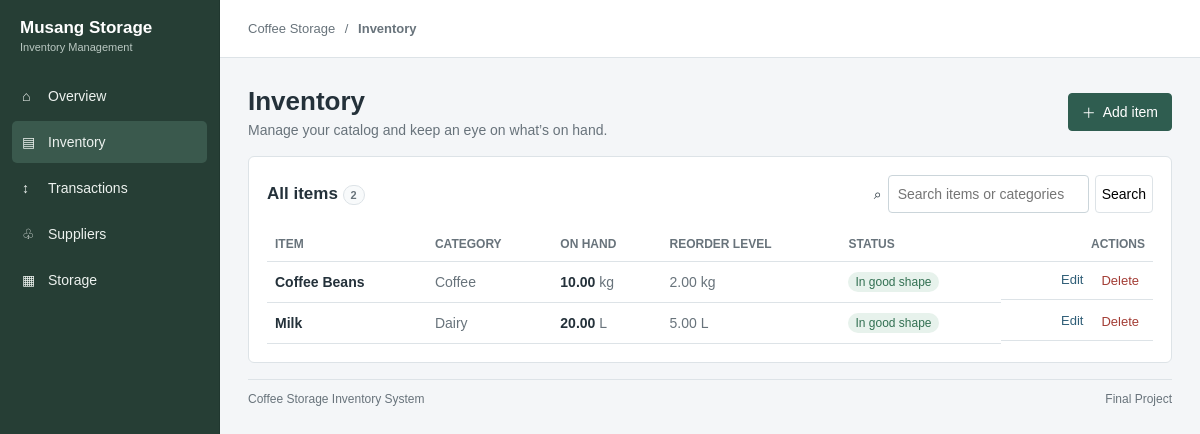
Screenshot of /?page=inventory with the database file from the repository.
### tables this page shows
CREATE TABLE items (
    item_id INT UNSIGNED AUTO_INCREMENT PRIMARY KEY,
    category_id INT UNSIGNED NOT NULL,
    item_name VARCHAR(150) NOT NULL UNIQUE,
    unit_of_measure VARCHAR(30) NOT NULL,
    reorder_level DECIMAL(10,2) NOT NULL DEFAULT 0.00,
    is_perishable TINYINT(1) NOT NULL DEFAULT 0,
    INDEX (category_id),
    CONSTRAINT fk_items_category
        FOREIGN KEY (category_id) REFERENCES categories(category_id)
);

### index.php (called while the page is built, shortened)
<?php
require __DIR__ . '/config/database.php';
require __DIR__ . '/includes/helpers.php';
$page = (string) ($_GET['page'] ?? 'dashboard');
require __DIR__ . '/includes/page_data.php';
require __DIR__ . '/includes/layout_header.php';
require __DIR__ . '/' . $page . '/index.php';
require __DIR__ . '/includes/layout_footer.php';

### includes/helpers.php (called while the page is built, shortened)
<?php
function e(mixed $value): string
{
    return htmlspecialchars((string) $value, ENT_QUOTES, 'UTF-8');
}

### includes/page_data.php (called while the page is built, shortened)
<?php
$inventorySearch = trim((string) ($_GET['q'] ?? ''));
if ($inventorySearch !== '') {
    $stmt = $conn->prepare(
        'SELECT item_id, item_name, category_name, unit_of_measure, reorder_level, current_stock
         FROM item_stock
         WHERE item_name LIKE ? OR category_name LIKE ?
         ORDER BY item_name'
    );
    $like = '%' . $inventorySearch . '%';
    $stmt->bind_param('ss', $like, $like);
    $stmt->execute();
    $inventoryRows = $stmt->get_result()->fetch_all(MYSQLI_ASSOC);
} else {
    $inventoryRows = $conn->query('SELECT * FROM item_stock ORDER BY item_name')->fetch_all(MYSQLI_ASSOC);
}
$nav = [
    'dashboard' => ['Overview', '⌂'],
    'inventory' => ['Inventory', '▤'],
    'transactions' => ['Transactions', '↕'],
    'suppliers' => ['Suppliers', '♧'],
    'storage' => ['Storage', '▦'],
];
$title = $nav[$page][0];

### inventory/index.php (the view, shortened to what this page needs)
<div class="page-heading heading-row">
    <div>
        <h1>Inventory</h1>
        <p class="subheading">Manage your catalog and keep an eye on what’s on hand.</p>
    </div>
    <button class="button button-dark" type="button" data-toggle="item-form">
        <span>＋</span> Add item
    </button>
</div>
<section class="panel">
    <div class="inventory-toolbar">
        <div>
            <h2>
                All items
                <span class="count-pill"><?= count($inventoryRows) ?></span>
            </h2>
        </div>
        <form class="search-form" method="get">
            <span>⌕</span>
            <input type="search" name="q" value="<?= e($inventorySearch) ?>"
                   placeholder="Search items or categories">
            <button type="submit">Search</button>
        </form>
    </div>
    <?php if (!$inventoryRows): ?>
        <div class="empty-state">
            <span class="empty-icon">▤</span>
            <strong><?= $inventorySearch ? 'No matching items' : 'Your inventory is waiting' ?></strong>
            <p><?= $inventorySearch ? 'Try another search term.' : 'Add your first item to start tracking stock.' ?></p>
        </div>
    <?php else: ?>
        <div class="table-wrap">
            <table>
                <thead>
                    <tr>
                        <th>ITEM</th>
                        <th>CATEGORY</th>
                        <th>ON HAND</th>
                        <th>REORDER LEVEL</th>
                        <th>STATUS</th>
                        <th class="right">ACTIONS</th>
                    </tr>
                </thead>
                <tbody>
                    <?php foreach ($inventoryRows as $row): ?>
                        <?php
                        $isLow = (float) $row['current_stock'] <= (float) $row['reorder_level'];
                        ?>
                        <tr>
                            <td><strong class="item-name"><?= e($row['item_name']) ?></strong></td>
                            <td class="muted"><?= e($row['category_name']) ?></td>
                            <td>
                                <strong class="stock-number"><?= e(number_format((float) $row['current_stock'], 2)) ?></strong>
                                <span class="muted"><?= e($row['unit_of_measure']) ?></span>
                            </td>
                            <td class="muted">
                                <?= e(number_format((float) $row['reorder_level'], 2)) ?>
                                <?= e($row['unit_of_measure']) ?>
                            </td>
                            <td>
                                <span class="badge <?= $isLow ? 'badge-low' : 'badge-good' ?>">
                                    <?= $isLow ? 'Restock soon' : 'In good shape' ?>
                                </span>
                            </td>
                            <td class="row-actions">
                                <a class="action-link" href="?page=inventory&amp;edit=<?= e($row['item_id']) ?>">Edit</a>
                                <form method="post"
                                      onsubmit="return confirm('Delete this item and all of its batches and transaction history?');">
                                    <button class="action-link danger-link" type="submit">Delete</button>
                                </form>
                            </td>
                        </tr>
                    <?php endforeach; ?>
                </tbody>
            </table>
        </div>
    <?php endif; ?>
</section>

### includes/layout_header.php (shortened to what this page needs)
<!doctype html>
<html lang="en">
<head>
    <link rel="stylesheet" href="assets/style.css">
</head>
<body>
<div class="app-shell">
    <aside class="sidebar">
        <a class="brand" href="index.php" aria-label="Coffee Storage home">
            <strong>Musang Storage</strong>
            <small>Inventory Management</small>
        </a>
        <nav class="side-nav">
            <?php foreach ($nav as $key => [$label, $icon]): ?>
                <a class="nav-link <?= $page === $key ? 'active' : '' ?>" href="?page=<?= e($key) ?>">
                    <span class="nav-icon"><?= e($icon) ?></span><span><?= e($label) ?></span>
                </a>
            <?php endforeach; ?>
        </nav>
    </aside>
    <main class="main-content">
        <header class="topbar">
            <div class="breadcrumb">Coffee Storage <span>/</span> <strong><?= e($title) ?></strong></div>
        </header>
        <section class="page-wrap">

### includes/layout_footer.php (shortened to what this page needs)
            <footer class="footer">
                <span>Coffee Storage Inventory System</span>
                <span>Final Project</span>
            </footer>
        </section>
    </main>
</div>
</body>
</html>

### assets/style.css (style rules this page uses)
:root { --background: #f4f6f8; --surface: #ffffff; --text: #24313a; --muted: #68737b; --border: #dde3e7; --primary: #2f5d50; --primary-hover: #24483e; --danger: #a33d35; --warning: #a26722; }
* { box-sizing: border-box; }
body { margin: 0; background: var(--background); color: var(--text); font-family: Arial, Helvetica, sans-serif; font-size: 14px; }
a { color: inherit; text-decoration: none; }
button, input, select, textarea { font: inherit; }
.app-shell { min-height: 100vh; }
.sidebar { position: fixed; inset: 0 auto 0 0; width: 220px; padding: 18px 12px; border-right: 1px solid #20372f; background: #263e35; color: #ffffff; }
.brand { display: block; margin: 0 8px 22px; font-size: 17px; font-weight: 700; }
.brand small { display: block; margin-top: 3px; color: #bac8c2; font-size: 11px; font-weight: 400; }
.side-nav { display: grid; gap: 4px; }
.nav-link { display: flex; align-items: center; min-height: 42px; padding: 8px 10px; border-radius: 5px; color: #edf2ef; }
.nav-link:hover, .nav-link.active { background: #3a594d; }
.nav-icon { width: 26px; }
.main-content { min-height: 100vh; margin-left: 220px; }
.topbar { display: flex; height: 58px; align-items: center; justify-content: space-between; padding: 0 28px; border-bottom: 1px solid var(--border); background: var(--surface); }
.breadcrumb { color: var(--muted); font-size: 13px; }
.breadcrumb span { padding: 0 6px; }
.page-wrap { width: min(1180px, calc(100% - 56px)); margin: 0 auto; padding: 28px 0; }
.page-heading { margin-bottom: 18px; }
.heading-row { display: flex; align-items: center; justify-content: space-between; gap: 16px; }
h1, h2, h3, p { margin-top: 0; }
h1 { margin-bottom: 5px; font-size: 26px; }
h2 { margin-bottom: 0; font-size: 17px; }
.subheading { margin-bottom: 0; color: var(--muted); }
.button { display: inline-flex; min-height: 38px; align-items: center; justify-content: center; gap: 7px; padding: 8px 13px; border: 1px solid var(--primary); border-radius: 4px; background: var(--surface); color: var(--primary); cursor: pointer; }
.button-dark { background: var(--primary); color: #ffffff; }
.stat-card, .panel { border: 1px solid var(--border); border-radius: 6px; background: var(--surface); }
.panel { margin-bottom: 16px; padding: 18px; }
.panel-heading, .inventory-toolbar { display: flex; align-items: center; justify-content: space-between; gap: 12px; margin-bottom: 14px; }
.text-link, .action-link { color: #315f78; font-size: 13px; }
.danger-link { border: 0; background: none; color: var(--danger); cursor: pointer; }
.mini-pill, .form-badge, .count-pill { display: inline-block; padding: 3px 7px; border: 1px solid var(--border); border-radius: 10px; background: #f8fafb; color: var(--muted); font-size: 11px; }
.table-wrap { width: 100%; overflow-x: auto; }
table { width: 100%; border-collapse: collapse; text-align: left; }
th, td { padding: 10px 8px; border-bottom: 1px solid var(--border); }
th { color: var(--muted); font-size: 12px; }
.muted { color: var(--muted); }
.item-name, .stock-number { font-weight: 600; }
.badge { display: inline-block; padding: 3px 7px; border-radius: 10px; font-size: 12px; }
.badge-good { background: #e7f2ec; color: #327052; }
.search-form { display: flex; align-items: center; gap: 6px; }
.search-form input { width: 220px; }
.search-form button { min-height: 38px; border: 1px solid var(--border); border-radius: 4px; background: var(--surface); cursor: pointer; }
.right { text-align: right; }
.row-actions, .directory-actions { display: flex; justify-content: flex-end; gap: 12px; }
.row-actions form, .directory-actions form { display: inline; }
input:not([type="checkbox"]), select, textarea { width: 100%; min-height: 38px; padding: 8px 9px; border: 1px solid #cbd5da; border-radius: 4px; background: #ffffff; color: var(--text); }
.footer { display: flex; justify-content: space-between; padding-top: 12px; border-top: 1px solid var(--border); color: var(--muted); font-size: 12px; }

### rows the page displays
items: item_name "Coffee Beans", category_name "Coffee", current_stock "10.00", unit_of_measure "kg", reorder_level "2.00", shows "In good shape"
items: item_name "Milk", category_name "Dairy", current_stock "20.00", unit_of_measure "L", reorder_level "5.00", shows "In good shape"

### other values shown
$icon "⌂"
$label "Overview"
$icon "▤"
$label "Inventory"
$icon "↕"
$label "Transactions"
$icon "♧"
$label "Suppliers"
$icon "▦"
$label "Storage"
$title "Inventory"
count($inventoryRows) "2"
